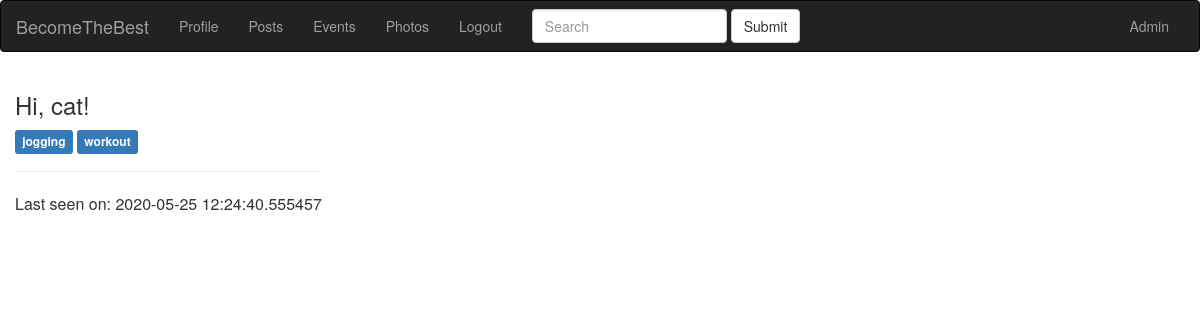
The page /index (signed in) on the database as committed earlier.
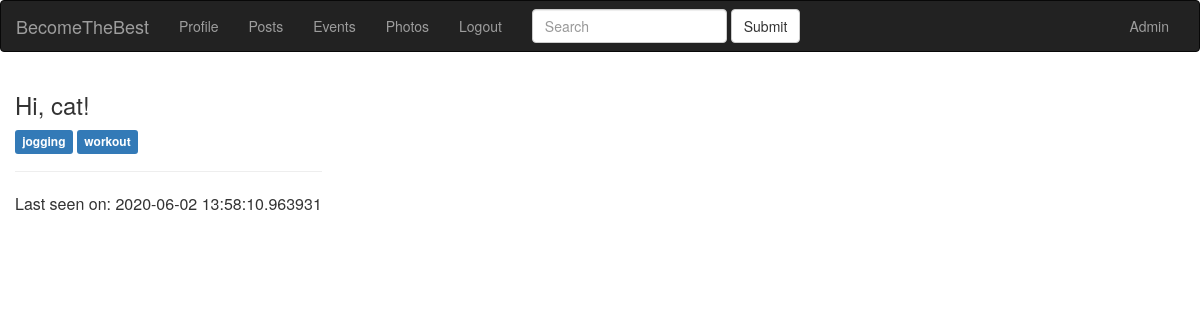
The same page on the database as committed later.
### app/models.py (models this page shows, shortened)
class User(UserMixin, db.Model):
    id = db.Column(db.Integer, primary_key=True)
    email = db.Column(db.String(120), index=True, unique=True)
    username = db.Column(db.String(64), index=True, unique=True)
    password_hash = db.Column(db.String(255))
    date = db.Column(db.DateTime, index=True, default=datetime.utcnow)
    timestamp = db.Column(db.String(128), default=int(time()))
    city = db.Column(db.String(128))
    about_me = db.Column(db.String(140))
    last_seen = db.Column(db.DateTime, default=datetime.utcnow)
    active = db.Column(db.Boolean)
    mentor = db.Column(db.Boolean, default=False)
    level = db.Column(db.Integer, default=0)
    tags = db.relationship(
        'Tag', secondary=user_tags, backref=db.backref('users_tags', lazy='dynamic'))
    roles = db.relationship(
        'Role', secondary=roles_users, backref=db.backref('users_roles', lazy='dynamic'))
    posts = db.relationship('Post', backref='author', lazy='dynamic')
    events = db.relationship('Event', backref='event_author', lazy='dynamic')
    photos = db.relationship('Photo', backref='photo_author', lazy='dynamic')
    followed = db.relationship(
        'User', secondary=followers,
        primaryjoin=(followers.c.follower_id == id),
        secondaryjoin=(followers.c.followed_id == id),
        backref=db.backref('followers', lazy='dynamic'), lazy='dynamic')
    def followed_posts(self):
        followed = Post.query.join(
            followers, (followers.c.followed_id == Post.user_id)).filter(
                followers.c.follower_id == self.id)
        own = Post.query.filter_by(user_id=self.id)
        return followed.union(own).order_by(Post.created.desc())

### app/view.py (the view)
@app.route('/')
@app.route('/index')
@login_required
def index():
    user = User.query.filter_by(username=current_user.username).first_or_404()
    page = request.args.get('page', 1, type=int)
    posts = current_user.followed_posts().paginate(
    page, app.config['POSTS_PER_PAGE'], False)
    next_url = url_for('index', username=user.username, page=posts.next_num) \
        if posts.has_next else None
    prev_url = url_for('index', username=user.username, page=posts.prev_num) \
        if posts.has_prev else None
    return render_template('index.html', user=user, posts=posts.items,
                           next_url=next_url, prev_url=prev_url)

### app/models.py (called while the page is built)
@login.user_loader
def load_user(id):
    return User.query.get(int(id))

### app/view.py (called while the page is built)
@app.before_request
def before_request():
    if current_user.is_authenticated:
        current_user.last_seen = datetime.utcnow()
        db.session.commit()

### app/templates/index.html
{% extends 'base.html' %} {% block title %} Index page title {% endblock %} {% block content_title %}
<h3>Hi, {{ current_user.username }}!</h3>
{% endblock %} {% block content %} {% for tag in user.tags %}
<a href="{{ url_for('users.tag_detail', slug=tag.slug) }}">
    <span class="label label-primary">{{ tag.name }}</span></a>
{% endfor %}
<br>
<hr> {% if user.last_seen %} Last seen on: {{ user.last_seen }} {% endif %} {% endblock %}

Rows that differ between the two databases and show on the page:
changed User "cat": last_seen "2020-05-25 12:24:40.555457" → "2020-06-02 13:58:10.963931"
